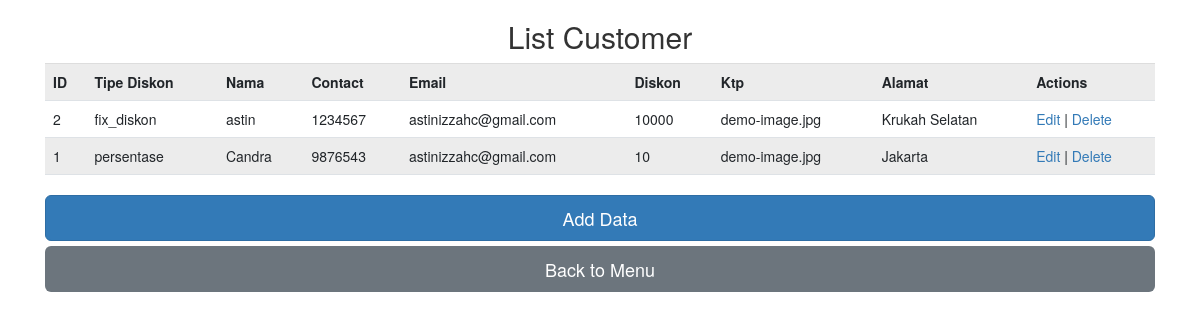
The app's page /index.php/customer with its own data.
### tables this page shows
CREATE TABLE `customer` (
  `id` int(11) NOT NULL,
  `nama` varchar(255) NOT NULL,
  `contact` int(11) NOT NULL,
  `email` varchar(255) NOT NULL,
  `alamat` text NOT NULL,
  `diskon` int(11) NOT NULL,
  `tipe_diskon` varchar(255) NOT NULL,
  `ktp` blob NOT NULL
);

### application/controllers/Customer.php (called while the page is built, shortened)
<?php
class Customer extends CI_Controller{
    function __construct()
    {
        $this->load->model('Model_customer');
    }
    function index()
    {
        $data['customer'] = $this->Model_customer->get_all_customer();
        $data['_view'] = 'customer/index';
        $this->load->view('layouts/main',$data);
    }
}

### index.php (called while the page is built, shortened)
<?php
require_once BASEPATH.'core/CodeIgniter.php';

### application/models/Model_customer.php (called while the page is built, shortened)
<?php
class Model_customer extends CI_Model
{
    function get_all_customer()
    {
        $this->db->order_by('id', 'desc');
        return $this->db->get('customer')->result_array();
    }
}

### application/views/customer/index.php (the view, shortened to what this page needs)
<head>
  <link rel="stylesheet" href="https://maxcdn.bootstrapcdn.com/bootstrap/3.4.1/css/bootstrap.min.css">
</head>
<body>
  <h2 class="text-center">List Customer</h2>
  <div class="container">
    <table class="table table-striped">
        <tr>
    		<th>ID</th>
    		<th>Tipe Diskon</th>
    		<th>Nama</th>
    		<th>Contact</th>
    		<th>Email</th>
    		<th>Diskon</th>
    		<th>Ktp</th>
    		<th>Alamat</th>
    		<th>Actions</th>
        </tr>
    	<?php foreach($customer as $c){ ?>
        <tr>
    		<td><?php echo $c['id']; ?></td>
    		<td><?php echo $c['tipe_diskon']; ?></td>
    		<td><?php echo $c['nama']; ?></td>
    		<td><?php echo $c['contact']; ?></td>
    		<td><?php echo $c['email']; ?></td>
    		<td><?php echo $c['diskon']; ?></td>
    		<td><?php echo $c['ktp']; ?></td>
    		<td><?php echo $c['alamat']; ?></td>
    		<td>
                <a href="<?php echo site_url('customer/edit/'.$c['id']); ?>">Edit</a> |
                <a href="<?php echo site_url('customer/remove/'.$c['id']); ?>">Delete</a>
            </td>
        </tr>
    	<?php } ?>
    </table>
    <a href="<?php echo site_url('customer/add/'); ?>" type="button" class="btn btn-primary btn-lg btn-block">Add Data</a>
    <a href="<?php echo site_url('home/'); ?>" type="button" class="btn btn-secondary btn-lg btn-block">Back to Menu</a>
  </div>
</body>

### application/views/layouts/main.php (shortened to what this page needs)
<!DOCTYPE html>
<html>
	<head>
	    <link rel="stylesheet" href="https://maxcdn.bootstrapcdn.com/bootstrap/3.3.7/css/bootstrap.min.css" />
			<link href="https://cdn.jsdelivr.net/npm/bootstrap@5.0.0-beta1/dist/css/bootstrap.min.css" rel="stylesheet">
			<link rel="stylesheet" href="https://unpkg.com/bootstrap-table@1.18.3/dist/bootstrap-table.min.css">
	</head>
	<body>
	<?php	if(isset($_view) && $_view)
	    $this->load->view($_view);
	?>
	</body>
</html>

### records on screen
customer: id "2", tipe_diskon "fix_diskon", nama "astin", contact "1234567", email "astinizzahc@gmail.com", diskon "10000", ktp "demo-image.jpg", alamat "Krukah Selatan"
customer: id "1", tipe_diskon "persentase", nama "Candra", contact "9876543", email "astinizzahc@gmail.com", diskon "10", ktp "demo-image.jpg", alamat "Jakarta"
